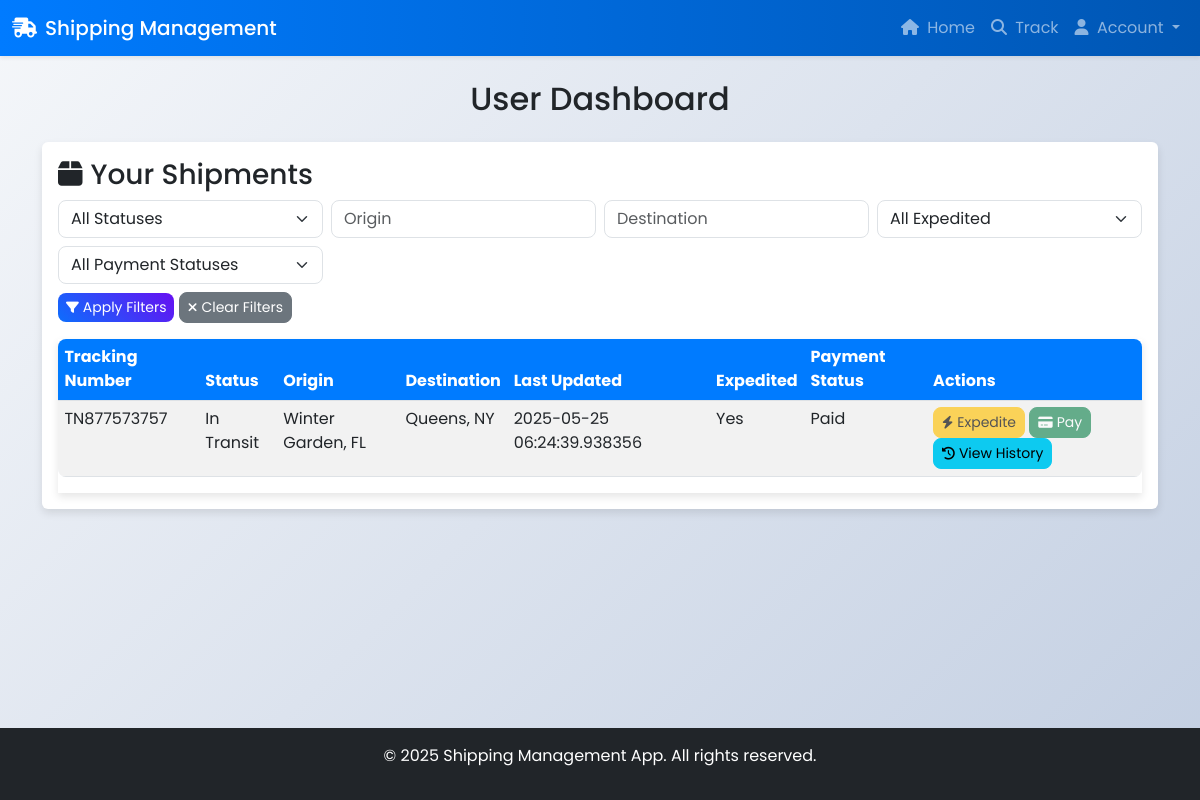
The app's page /dashboard (signed in) with its own data.
### app.py (models this page shows)
class Shipment(db.Model):
    id = db.Column(db.Integer, primary_key=True)
    tracking_number = db.Column(db.String(50), unique=True, nullable=False)
    status = db.Column(db.String(50), nullable=False)
    origin = db.Column(db.String(100), nullable=False)
    destination = db.Column(db.String(100), nullable=False)
    last_updated = db.Column(db.DateTime, default=datetime.utcnow)
    user_id = db.Column(db.Integer, db.ForeignKey('user.id'), nullable=True)
    expedited = db.Column(db.Boolean, default=False)
    payment_status = db.Column(db.String(20), default='Pending')

### app.py (the view)
@app.route('/dashboard', methods=['GET'])
@jwt_required()
def dashboard():
    username = get_jwt_identity()
    user = User.query.filter_by(username=username).first()
    if not user:
        flash('User not found', 'danger')
        return redirect(url_for('logout'))
    status = request.args.get('status')
    origin = request.args.get('origin')
    destination = request.args.get('destination')
    expedited = request.args.get('expedited')
    payment_status = request.args.get('payment_status')
    query = Shipment.query.filter_by(user_id=user.id)
    if status:
        query = query.filter_by(status=status)
    if origin:
        query = query.filter(Shipment.origin.ilike(f'%{origin}%'))
    if destination:
        query = query.filter(Shipment.destination.ilike(f'%{destination}%'))
    if expedited:
        query = query.filter_by(expedited=expedited == 'true')
    if payment_status:
        query = query.filter_by(payment_status=payment_status)
    shipments = query.all()
    statuses = ['Pending', 'In Transit', 'Delivered', 'Cancelled']
    payment_statuses = ['Pending', 'Paid']
    return render_template('dashboard.html', shipments=shipments, statuses=statuses, payment_statuses=payment_statuses)

### app.py (called while the page is built)
@app.context_processor
def inject_user_role():
    try:
        jwt_data = get_jwt()
        if jwt_data:
            return {'user_role': jwt_data.get('role')}
        return {'user_role': None}
    except:
        return {'user_role': None}

### templates/dashboard.html (shortened to what this page needs)
{% extends "base.html" %}
{% block content %}
<h2 class="mb-4 text-center">User Dashboard</h2>
<div class="card">
    <div class="card-body">
        <h3 class="card-title"><i class="fas fa-box me-2"></i>Your Shipments</h3>
        <form method="GET" class="mb-3">
            <div class="row g-2">
                <div class="col-md-3">
                    <select class="form-select" name="status">
                        <option value="">All Statuses</option>
                    </select>
                </div>
                <div class="col-md-3">
                    <input type="text" class="form-control" name="origin" placeholder="Origin" value="{{ request.args.get('origin', '') }}">
                </div>
                <div class="col-md-3">
                    <input type="text" class="form-control" name="destination" placeholder="Destination" value="{{ request.args.get('destination', '') }}">
                </div>
                <div class="col-md-3">
                    <select class="form-select" name="expedited">
                        <option value="">All Expedited</option>
                    </select>
                </div>
                <div class="col-md-3">
                    <select class="form-select" name="payment_status">
                        <option value="">All Payment Statuses</option>
                    </select>
                </div>
                <div class="col-md-12">
                    <button type="submit" class="btn btn-primary btn-sm"><i class="fas fa-filter me-1"></i>Apply Filters</button>
                    <a href="{{ url_for('dashboard') }}" class="btn btn-secondary btn-sm"><i class="fas fa-times me-1"></i>Clear Filters</a>
                </div>
            </div>
        </form>
        {% if shipments %}
            <div class="table-responsive">
                <table class="table table-striped table-sm">
                    <thead>
                        <tr>
                            <th>Tracking Number</th>
                            <th>Status</th>
                            <th>Origin</th>
                            <th>Destination</th>
                            <th>Last Updated</th>
                            <th>Expedited</th>
                            <th>Payment Status</th>
                            <th>Actions</th>
                        </tr>
                    </thead>
                    <tbody>
                        {% for shipment in shipments %}
                            <tr>
                                <td>{{ shipment.tracking_number }}</td>
                                <td>{{ shipment.status }}</td>
                                <td>{{ shipment.origin }}</td>
                                <td>{{ shipment.destination }}</td>
                                <td>{{ shipment.last_updated }}</td>
                                <td>{{ 'Yes' if shipment.expedited else 'No' }}</td>
                                <td>{{ shipment.payment_status }}</td>
                                <td>
                                    <form action="{{ url_for('expedite', tracking_number=shipment.tracking_number) }}" method="POST" style="display:inline;">
                                        <button type="submit" class="btn btn-warning btn-sm" {% if shipment.expedited %}disabled{% endif %}><i class="fas fa-bolt me-1"></i>Expedite</button>
                                    </form>
                                    <form action="{{ url_for('pay', tracking_number=shipment.tracking_number) }}" method="POST" style="display:inline;">
                                        <button type="submit" class="btn btn-success btn-sm" {% if shipment.payment_status == 'Paid' %}disabled{% endif %}><i class="fas fa-credit-card me-1"></i>Pay</button>
                                    </form>
                                    <button class="btn btn-info btn-sm view-history" data-tracking-number="{{ shipment.tracking_number }}"><i class="fas fa-history me-1"></i>View History</button>
                                </td>
                            </tr>
                        {% endfor %}
                    </tbody>
                </table>
            </div>
        {% else %}
            <p>No shipments assigned to you.</p>
        {% endif %}
    </div>
</div>
{% endblock %}

### static/css/styles.css (style rules this page uses)
body { font-family: 'Poppins', sans-serif; background: linear-gradient(135deg, #f5f7fa 0%, #c3cfe2 100%); min-height: 100vh; display: flex; flex-direction: column; }
.card { border: none; box-shadow: 0 4px 8px rgba(0, 0, 0, 0.1); transition: transform 0.3s ease; }
.table-responsive { box-shadow: 0 4px 8px rgba(0, 0, 0, 0.1); }
.form-control, .form-select { border-radius: 8px; transition: border-color 0.3s, box-shadow 0.3s; }
.btn { border-radius: 8px; transition: transform 0.2s, background-color 0.3s; }
.btn-primary { background: linear-gradient(45deg, #0d6efd, #6610f2); border: none; transition: background 0.3s ease; }
.btn-sm i { font-size: 0.8rem; }
.btn-success { background-color: #28a745; border-color: #28a745; }
.btn-warning { background-color: #ffc107; border-color: #ffc107; }
.table { background: #fff; border-radius: 8px; overflow: hidden; }
.table th { background: #007bff; color: #fff; }
.table-striped tbody tr:nth-of-type(odd) { background-color: rgba(0, 123, 255, 0.05); }
.table-sm th, .table-sm td { padding: 0.4rem; }

### records on screen
Shipment: tracking_number "TN877573757", status "In Transit", origin "Winter Garden, FL", destination "Queens, NY", last_updated "2025-05-25 06:24:39.938356", expedited "Yes", payment_status "Paid"
